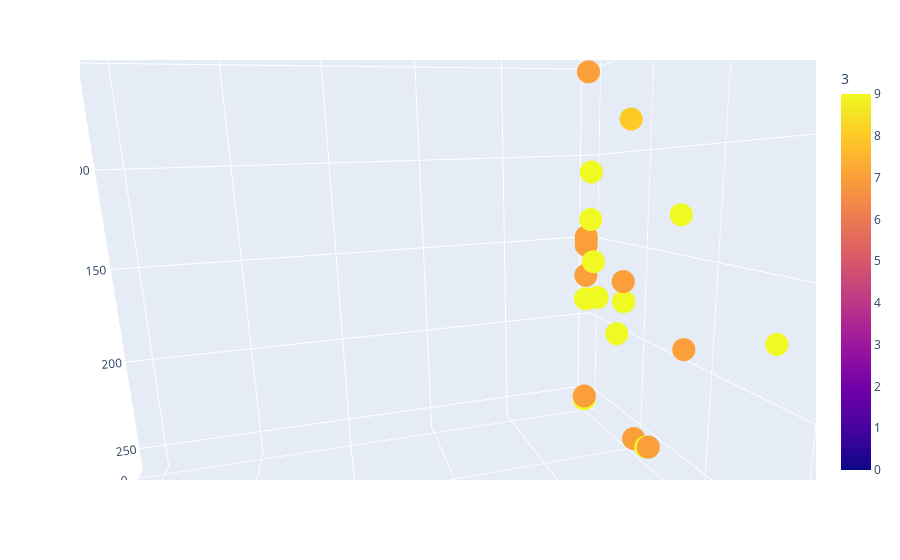

The cell this chart's notebook holds for it:
### Code cell
px.scatter_3d(df, x=0, y=2, z=1, color=3)

### Figure 1 — Plotly figure (JSON) as saved in the notebook; plotly's stock layout.template omitted (floating-point values rounded to 4 significant figures; data arrays with more than 128 entries replaced by an {"elided": "..."} marker saying what was removed)
{"data": [{"hovertemplate": "0=%{x}<br>2=%{y}<br>1=%{z}<br>3=%{marker.color}<extra></extra>", "legendgroup": "", "marker": {"color": {"elided": "1000 int values"}, "coloraxis": "coloraxis", "symbol": "circle"}, "mode": "markers", "name": "", "scene": "scene", "showlegend": false, "type": "scatter3d", "x": {"elided": "1000 int values"}, "y": {"elided": "1000 int values"}, "z": {"elided": "1000 int values"}}], "layout": {"autosize": true, "coloraxis": {"colorbar": {"title": {"text": "3"}}, "colorscale": [[0, "#0d0887"], [0.1111, "#46039f"], [0.2222, "#7201a8"], [0.3333, "#9c179e"], [0.4444, "#bd3786"], [0.5556, "#d8576b"], [0.6667, "#ed7953"], [0.7778, "#fb9f3a"], [0.8889, "#fdca26"], [1, "#f0f921"]]}, "dragmode": "zoom", "legend": {"tracegroupgap": 0}, "margin": {"t": 60}, "scene": {"aspectmode": "auto", "aspectratio": {"x": 1.0, "y": 1.0, "z": 1.0}, "camera": {"center": {"x": -0.01801, "y": 0.02493, "z": 0.08294}, "eye": {"x": 0.09523, "y": -0.06739, "z": 0.5672}, "projection": {"type": "perspective"}, "up": {"x": -0.07796, "y": -0.9825, "z": -0.1691}}, "domain": {"x": [0, 1], "y": [0, 1]}, "dragmode": "orbit", "xaxis": {"title": {"text": "0"}, "type": "linear"}, "yaxis": {"title": {"text": "2"}, "type": "linear"}, "zaxis": {"title": {"text": "1"}, "type": "linear"}}}}
